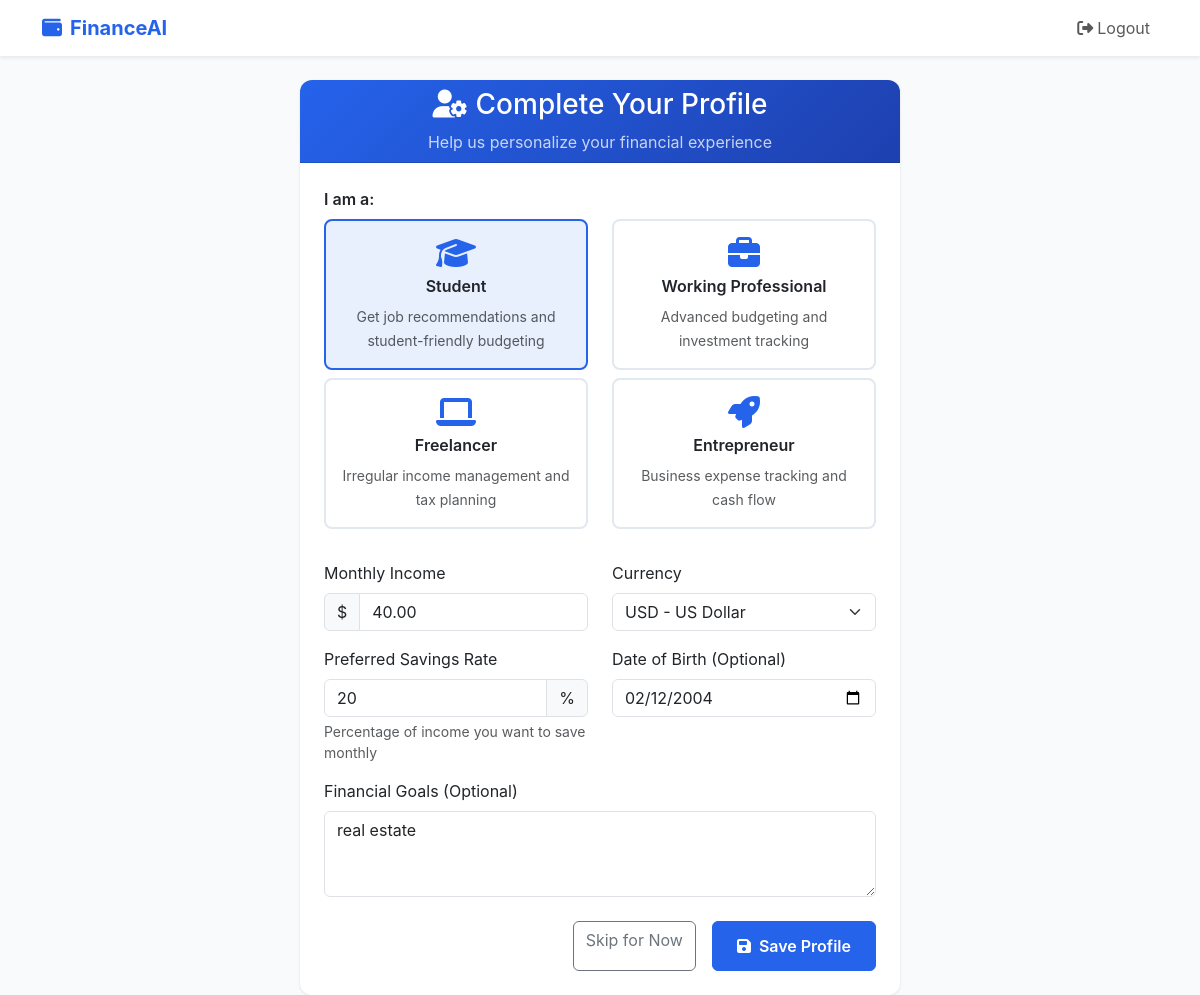
The page /profile/ (signed in) on the database as committed earlier.
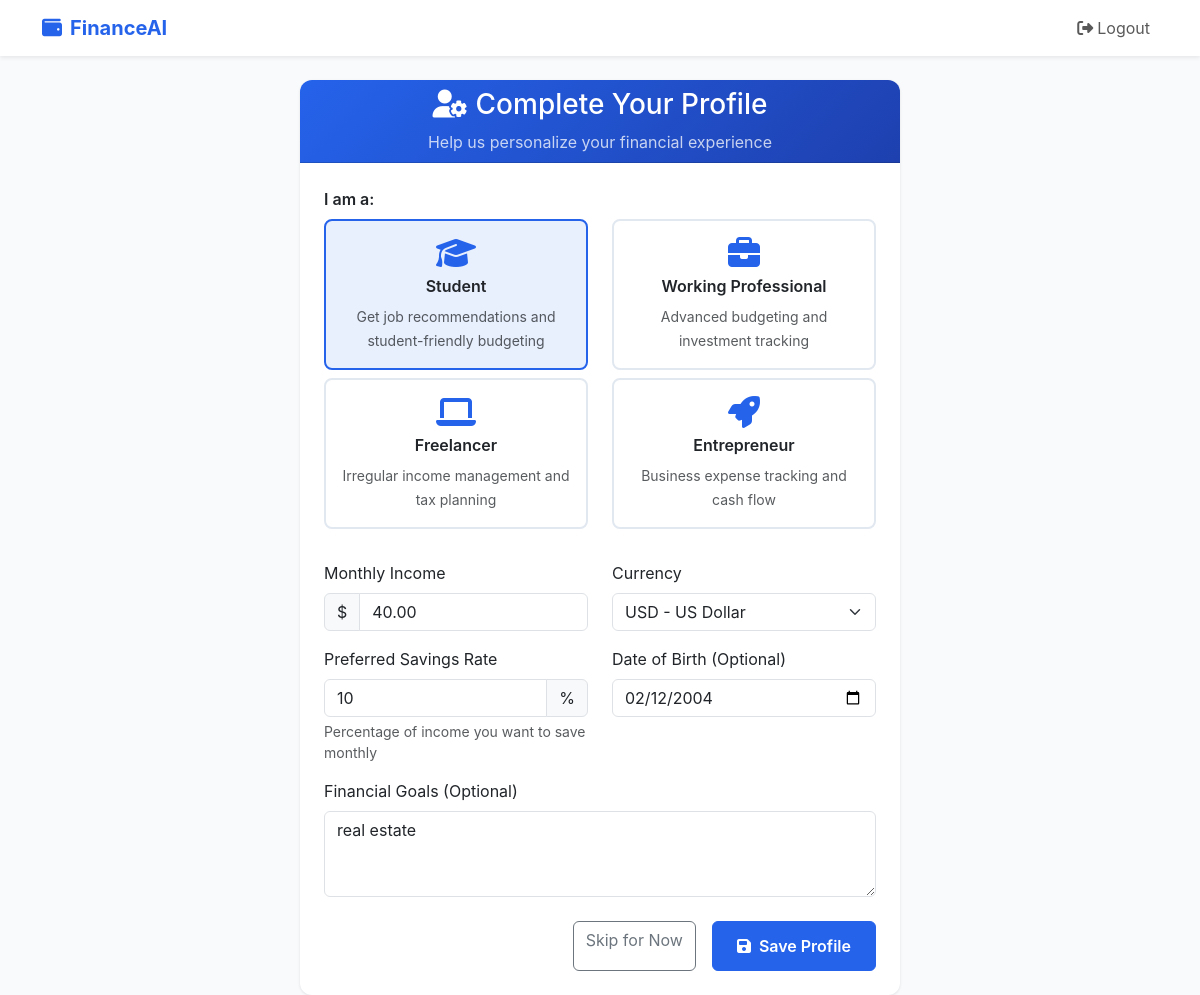
The same page on the database as committed later.
### walletstatus/models.py (models this page shows, shortened)
class UserProfile(models.Model):
    USER_TYPE_CHOICES = [
        ('student', 'Student'),
        ('working', 'Working Professional'),
        ('freelancer', 'Freelancer'),
        ('entrepreneur', 'Entrepreneur'),
        ('other', 'Other'),
    ]
    user = models.OneToOneField(User, on_delete=models.CASCADE)
    user_type = models.CharField(max_length=20, choices=USER_TYPE_CHOICES, default='other')
    date_of_birth = models.DateField(null=True, blank=True)
    phone_number = models.CharField(max_length=15, blank=True)
    monthly_income = models.DecimalField(max_digits=10, decimal_places=2, default=0.00)
    currency = models.CharField(max_length=3, default='USD')
    preferred_savings_percentage = models.IntegerField(
        default=20,
        validators=[MinValueValidator(0), MaxValueValidator(100)]
    )
    financial_goals = models.TextField(blank=True)
    created_at = models.DateTimeField(auto_now_add=True)
    updated_at = models.DateTimeField(auto_now=True)

### walletstatus/views.py (the view, shortened to what this page needs)
# urls.py: path('profile/', views.profile_setup, name='profile_setup'),
@login_required
def profile_setup(request):
    profile, created = UserProfile.objects.get_or_create(user=request.user)
    return render(request, 'profile_setup.html', {'profile': profile})

### walletstatus/templates/profile_setup.html (shortened to what the changed rows need)
<!DOCTYPE html>
<html lang="en">
<head>
    <link href="https://cdn.jsdelivr.net/npm/bootstrap@5.3.0/dist/css/bootstrap.min.css" rel="stylesheet">
    <link href="https://cdnjs.cloudflare.com/ajax/libs/font-awesome/6.4.0/css/all.min.css" rel="stylesheet">
</head>
<body>
    <div class="container mt-4">
        <div class="profile-card">
            <div class="card">
                <div class="card-body p-4">
                    <form method="post">
                        <div class="row">
                            <div class="col-md-6 mb-3">
                                <div class="input-group">
                                    <span class="input-group-text">$</span>
                                    <input type="number" class="form-control" name="monthly_income"
                                           value="{{ profile.monthly_income|default:'' }}" step="0.01" placeholder="0.00">
                                </div>
                            </div>
                            <div class="col-md-6 mb-3">
                                <label for="currency" class="form-label">Currency</label>
                                <select class="form-select" name="currency">
                                    <option value="USD" {% if profile.currency == 'USD' %}selected{% endif %}>USD - US Dollar</option>
                                </select>
                            </div>
                        </div>
                        <div class="row">
                            <div class="col-md-6 mb-3">
                                <div class="input-group">
                                    <input type="number" class="form-control" name="preferred_savings_percentage"
                                           value="{{ profile.preferred_savings_percentage|default:20 }}" min="0" max="100">
                                    <span class="input-group-text">%</span>
                                </div>
                            </div>
                            <div class="col-md-6 mb-3">
                                <label for="date_of_birth" class="form-label">Date of Birth (Optional)</label>
                                <input type="date" class="form-control" name="date_of_birth"
                                       value="{{ profile.date_of_birth|date:'Y-m-d' }}">
                            </div>
                        </div>
                        <div class="mb-4">
                            <label for="financial_goals" class="form-label">Financial Goals (Optional)</label>
                            <textarea class="form-control" name="financial_goals" rows="3"
                                      placeholder="e.g., Save for emergency fund, Buy a car, Pay off student loans...">{{ profile.financial_goals }}</textarea>
                        </div>
                    </form>
                </div>
            </div>
        </div>
    </div>
</body>
</html>

Rows that differ between the two databases and show on the page:
changed UserProfile "USD - US Dollar": preferred_savings_percentage "20" → "10"
